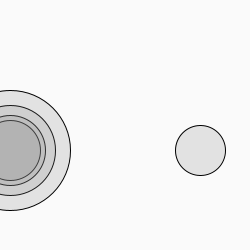
Frame 1 (no input)
Frame 60 (the mouse pressed at the canvas centre just before this capture): identical to frame 1, image omitted
Frame 120 (the mouse held since frame 60 and released just before this capture): identical to frame 1, image omitted

The Processing sketch that drew this single still picture (run headless with seeded random() and noise(); from frame 60 on, the mouse is pressed at the canvas centre):

// Processing sketch: processing_85732
// ── processing_85732.pde

/*deux fonctions SETUPE et DRAW , pour declarer une fonction
Smooth sert a lisser pour eviter les creaneaux de pixel */

void setup()

{
  size(250,250);
  background(175,115,154);
  smooth();
}


void draw()
{
  
  int MaPositionX;
 MaPositionX = 200;
 
 int MaPositionY;
 MaPositionY = 150;
 
 
  background(250);
  fill(127,50);
  ellipse(MaPositionX,MaPositionY,50,50);
  MaPositionX = +10;
  ellipse(MaPositionX,MaPositionY,60,60);
  MaPositionX = +10;
  ellipse(MaPositionX,MaPositionY,70,70);
  MaPositionX = +10;
  ellipse(MaPositionX,MaPositionY,90,90);
  MaPositionX = +10;
  ellipse(MaPositionX,MaPositionY,120,120);
  MaPositionX = +10;
 
//je declare une variable de type integer(nombre entier)




//mouseX et mouseY servent a faire des ellipses aléatoire avec la souris sur 
//document


println(mouseX);
}
// on peux mettre une variante ou l'on veut
